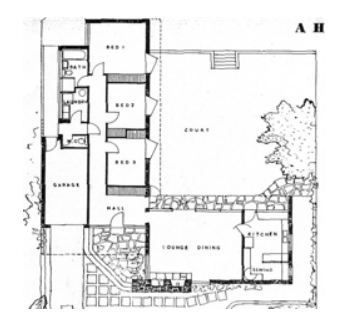
#> input picture backend/tests/fixtures/floorplans/davies_house_1951.png, 351 x 324 px
$ python -i cv_extract.py   (imports and definitions only)
#> lines starting #> are read from the running program, lines starting #| are printed output that depends on the picture; after the words box and inside, x2 and y2 are one past the last pixel; in counts of white or black regions, pixels touching at a corner belong together
#> further down, picture is the input picture: shape (324, 351); min 1, max 255, mean 234.7
"""Pixelgenaue Grundriss-Geometrie per klassischer Bildverarbeitung.

Hintergrund (docs/ARCHITECTURE.md, Live-Tests 2026-10-11): Vision-LLMs lesen
Text (Raumnamen, Flaechen, Massstab) zuverlaessig, liefern aber keine exakten
Koordinaten ("Grounding"-Schwaeche) - Waende und Raumpolygone wichen
wiederholt vom Plan ab, z.B. ein Balkon innerhalb des Wohnzimmers. Daher die
Arbeitsteilung:

- Geometrie kommt ausschliesslich aus den Pixeln: Waende = dicke dunkle
  Balken (Schwellwert + morphologische Oeffnung entfernt Text, Masslinien,
  Moebelsymbole), Fenster-/Bruestungsluecken werden ueber die duennen
  Glas-/Gelaenderlinien im Original geschlossen, Raeume per Watershed auf der
  Wandabstands-Karte getrennt (Grenzen entstehen an Engstellen = Tueren).
- Bedeutung kommt aus Text: Startpunkte der Raeume sind die per OCR
  gefundenen Raumbeschriftungen (Abgleich mit den vom LLM erkannten Namen und
  Flaechen), der Massstab ergibt sich aus Pixel-Flaeche vs. beschrifteter
  Flaeche (Median ueber alle Raeume).

Gibt None zurueck, wenn der Plan sich dafuer nicht eignet (z.B. Handzeichnung,
fehlende Beschriftungen, inkonsistenter Massstab) - dann bleibt es bei der
LLM-Geometrie. Bekannte Grenzen: nur achsparallele Waende; schraffierte statt
gefuellte Waende werden nicht erkannt.
"""
from __future__ import annotations

import difflib
import re
import unicodedata
from dataclasses import dataclass, field

import cv2
import numpy as np
import pytesseract
from scipy import ndimage as ndi
from skimage.segmentation import watershed

from app.models.schemas import (
    ComplianceFlag,
    FloorPlanGeometry,
    FurnitureItem,
    Opening,
    OpeningType,
    Point2D,
    Room,
    RoomType,
    Wall,
)

_OUTSIDE = 1
_SHARED_SPACE_WORDS = {
    "treppenhaus", "treppe", "aufzug", "hausflur", "laubengang", "fahrstuhl",
    "staircase", "stairs", "stair", "elevator", "lift", "corridor", "lobby",
}
_AREA_RE = re.compile(r"^(\d{1,3})[.,](\d{1,2})")
_WINDOW_COVERAGE = 0.8
_SCALE_TOLERANCE = 0.15
_MIN_CONSISTENT_SHARE = 0.6


@dataclass
class _Word:
    text: str
    norm: str
    x: int
    y: int
    w: int
    h: int

    @property
    def center(self) -> tuple[int, int]:
        return self.x + self.w // 2, self.y + self.h // 2


@dataclass
class _Piece:
    axis: str  # "h" = horizontale Wand (Achse entlang x), "v" = vertikal
    c: float   # Lage quer zur Achse (y bei "h", x bei "v")
    a0: int    # Anfang entlang der Achse
    a1: int    # Ende entlang der Achse
    t: float   # Dicke in Pixeln


@dataclass
class _Gap:
    a0: int
    a1: int
    kind: str  # "window" | "door" | "open"


@dataclass
class _Line:
    axis: str
    c: float
    t: float
    a0: int
    a1: int
    gaps: list[_Gap] = field(default_factory=list)


# [4 lines left out: function _norm, not called in this run]


def _parse_area(text: str) -> float | None:
    m = _AREA_RE.match(text.strip())
    return float(f"{m.group(1)}.{m.group(2)}") if m else None


# [72 lines left out: functions _ocr_words, _numbers_below, _name_matches, _find_room_seed, not called in this run]


def _wall_mask(gray: np.ndarray) -> tuple[np.ndarray, np.ndarray, int]:
    otsu, _ = cv2.threshold(gray, 0, 255, cv2.THRESH_BINARY + cv2.THRESH_OTSU)
#> otsu = 196
    threshold = int(min(max(otsu, 80), 170))
#> threshold = 170
    dark = (gray < threshold).astype(np.uint8)
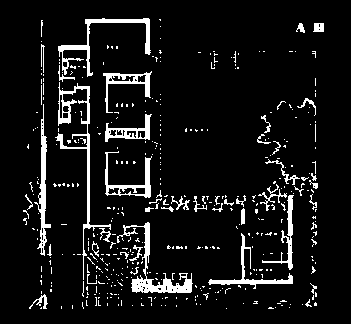
#> dark: shape (324, 351); values 0 (black) and 1 (white), 8.3% white; 430 white regions (383 under 20 px), largest, box (x1, y1, x2, y2) and area: (55, 82, 111, 280) 1068, (117, 222, 193, 293) 1036, (58, 18, 151, 77) 825
    k = max(3, round(min(gray.shape) / 330)) | 1
#> k = 3
    walls = cv2.morphologyEx(dark, cv2.MORPH_OPEN, cv2.getStructuringElement(cv2.MORPH_RECT, (k, k)))
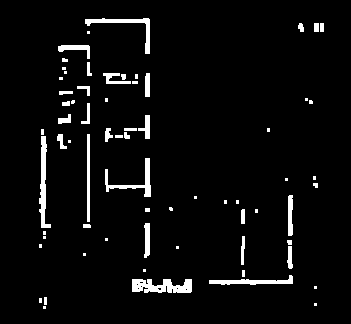
#> walls: shape (324, 351); values 0 (black) and 1 (white), 4.4% white; 68 white regions (31 under 20 px), largest, box (x1, y1, x2, y2) and area: (132, 279, 192, 293) 611, (39, 136, 51, 228) 493, (85, 18, 150, 54) 417
    # Duenne Linien zusaetzlich ueber relativen Kontrast (Black-Hat): Glas- und
    # Gelaenderlinien sind in vielen Plaenen hellgrau statt schwarz und fallen
    # sonst durch einen absoluten Schwellwert.
    blackhat = cv2.morphologyEx(gray, cv2.MORPH_BLACKHAT, cv2.getStructuringElement(cv2.MORPH_RECT, (k + 2, k + 2)))
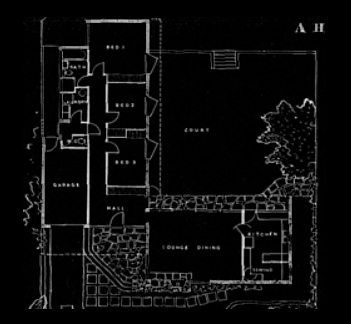
#> blackhat: shape (324, 351); min 0, max 229, mean 12.4
    thin = ((dark == 1) | (blackhat > 30)).astype(np.uint8) & (1 - walls)
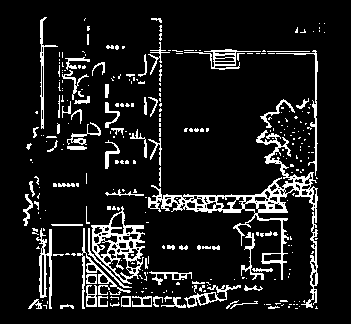
#> thin: shape (324, 351); values 0 (black) and 1 (white), 10.9% white in thin lines or dots, all inside (x1, y1, x2, y2) = (23, 17, 325, 309)
    return walls, thin, k


# [526 lines left out: functions _typical_wall_thickness, _roi, _pieces, _has_door_swing, _gap_coverage, _cast_to_cross_wall and 8 more, not called in this run]

>>> import cv2
>>> picture = cv2.imread('../../tests/fixtures/floorplans/davies_house_1951.png', cv2.IMREAD_GRAYSCALE)
>>> result = _wall_mask(picture)

$ run again, on backend/tests/fixtures/floorplans/synthetic_simple_apartment.png
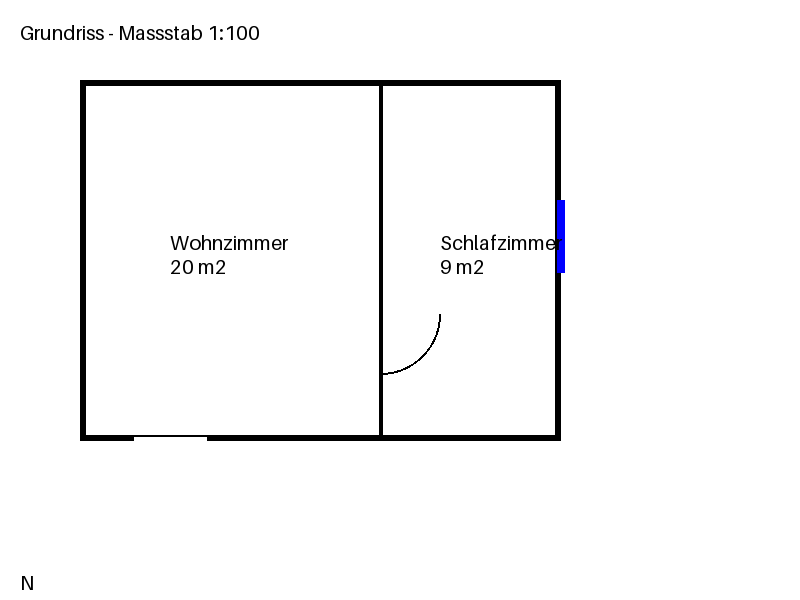
#> input picture backend/tests/fixtures/floorplans/synthetic_simple_apartment.png, 800 x 600 px
#> otsu = 130
#> in _wall_mask, `dark = (gray < threshold).astype(np.uint8)`:
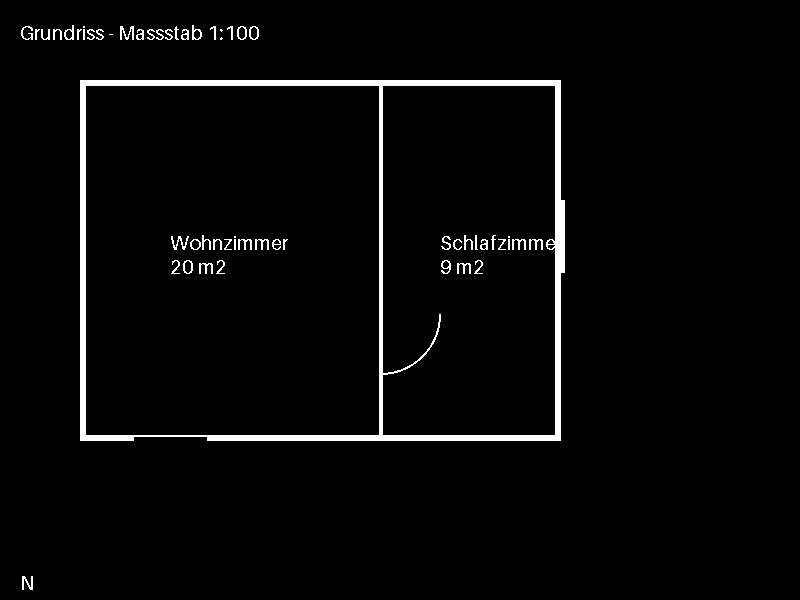
#> dark: shape (600, 800); values 0 (black) and 1 (white), 2.9% white; 56 white regions (6 under 20 px), largest, box (x1, y1, x2, y2) and area: (80, 80, 565, 441) 11583, (120, 26, 134, 40) 98, (171, 236, 189, 250) 96
#> walls: shape (600, 800); values 0 (black) and 1 (white), 2.4% white; 8 white regions (7 under 20 px), largest, box (x1, y1, x2, y2) and area: (80, 80, 565, 441) 11214
#> in _wall_mask, `thin = ((dark == 1) | (blackhat > 30)).astype(np.uint8) & (1 - walls)`:
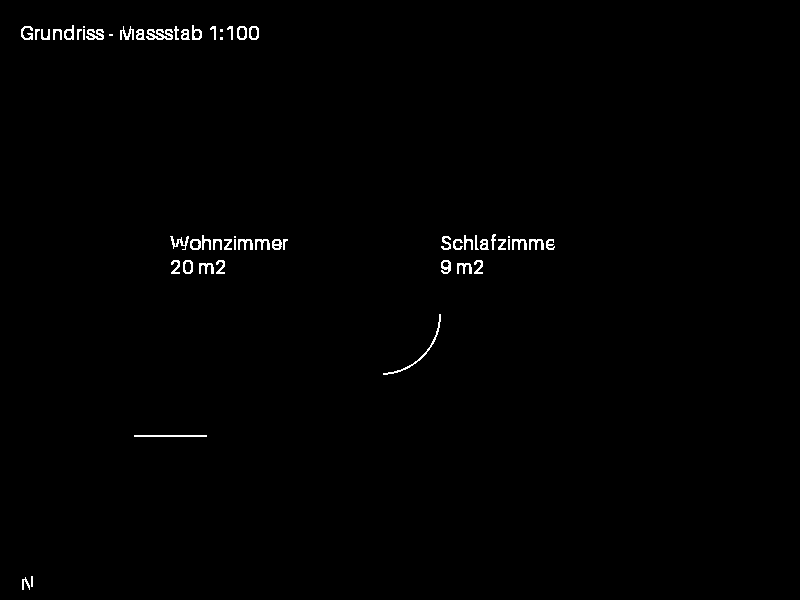
#> thin: shape (600, 800); values 0 (black) and 1 (white), 0.73% white in thin lines or dots, all inside (x1, y1, x2, y2) = (21, 25, 555, 590)
